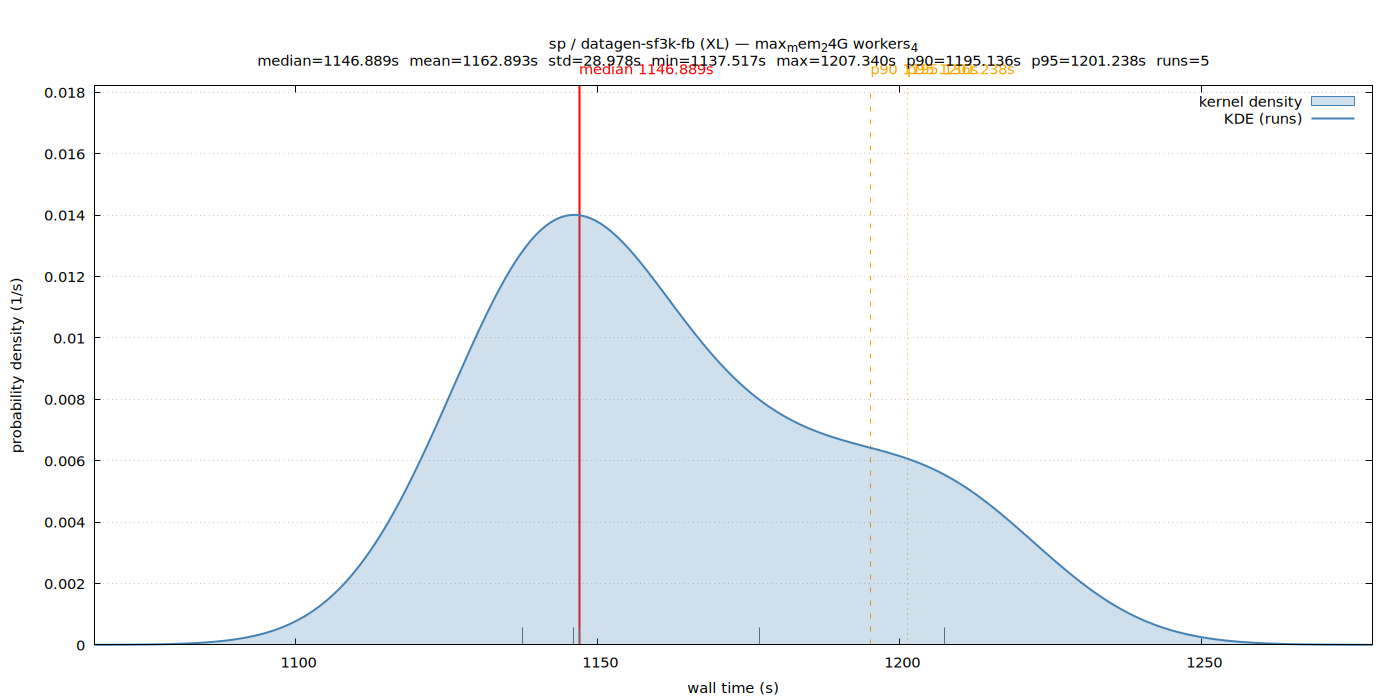

Write gnuplot code to recreate this figure.
set terminal pngcairo size 1400,700 enhanced font 'Sans,11'
set output '/home/ubuntu/nvm/results/sp/XL/datagen-sf3k-fb/max_mem_24G_workers_4/wall_time.png'
set title "sp / datagen-sf3k-fb (XL) — max_mem_24G workers_4\nmedian=1146.889s  mean=1162.893s  std=28.978s  min=1137.517s  max=1207.340s  p90=1195.136s  p95=1201.238s  runs=5"
set xlabel 'wall time (s)'
set ylabel 'probability density (1/s)'
set tmargin 5
set yrange [0:0.0182097]
set xrange [1066.567338:1278.289350]
set grid y
set key top right
set arrow from 1146.888607,0 to 1146.888607,0.0182097 nohead lc rgb 'red' lw 2
set label 'median 1146.889s' at 1146.888607,0.0182097 offset char 0,1 tc rgb 'red'
set arrow from 1195.135516,0 to 1195.135516,0.0182097 nohead lc rgb 'orange' lw 1 dt 2
set label 'p90 1195.136s' at 1195.135516,0.0182097 offset char 0,1 tc rgb 'orange'
set arrow from 1201.237615,0 to 1201.237615,0.0182097 nohead lc rgb 'orange' lw 1 dt 3
set label 'p95 1201.238s' at 1201.237615,0.0182097 offset char 0,1 tc rgb 'orange'
set arrow from 1207.339715,0 to 1207.339715,0.000560297 nohead lc rgb '#666666' lw 1
set arrow from 1145.891866,0 to 1145.891866,0.000560297 nohead lc rgb '#666666' lw 1
set arrow from 1146.888607,0 to 1146.888607,0.000560297 nohead lc rgb '#666666' lw 1
set arrow from 1176.829216,0 to 1176.829216,0.000560297 nohead lc rgb '#666666' lw 1
set arrow from 1137.516973,0 to 1137.516973,0.000560297 nohead lc rgb '#666666' lw 1
plot '/home/ubuntu/nvm/results/sp/XL/datagen-sf3k-fb/max_mem_24G_workers_4/wall_time.dat' using 1:2 with filledcurves y=0 lc rgb '#4682b4' fs transparent solid 0.25 title 'kernel density', \
     '/home/ubuntu/nvm/results/sp/XL/datagen-sf3k-fb/max_mem_24G_workers_4/wall_time.dat' using 1:2 with lines lw 2 lc rgb '#4682b4' title 'KDE (runs)'
